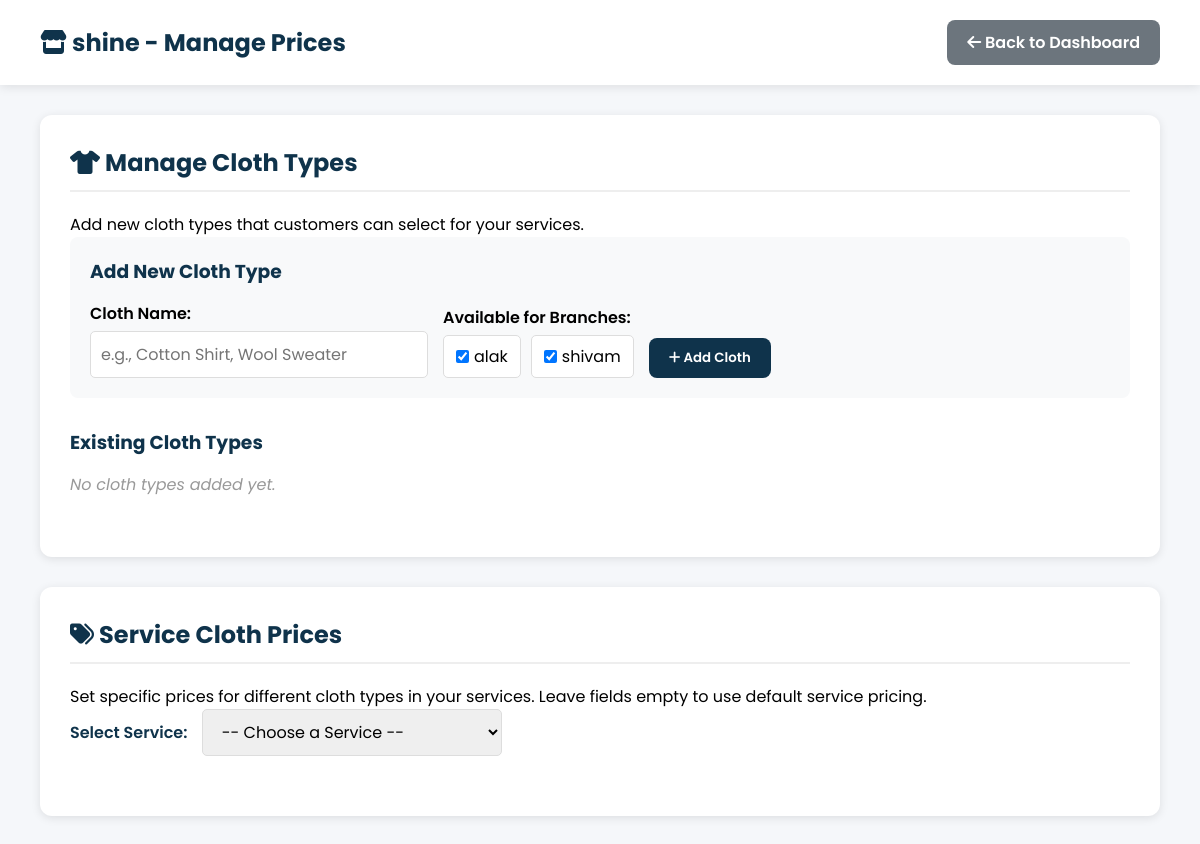
/shop/manage-service-prices/ (signed in), run on an earlier commit of the app's database.
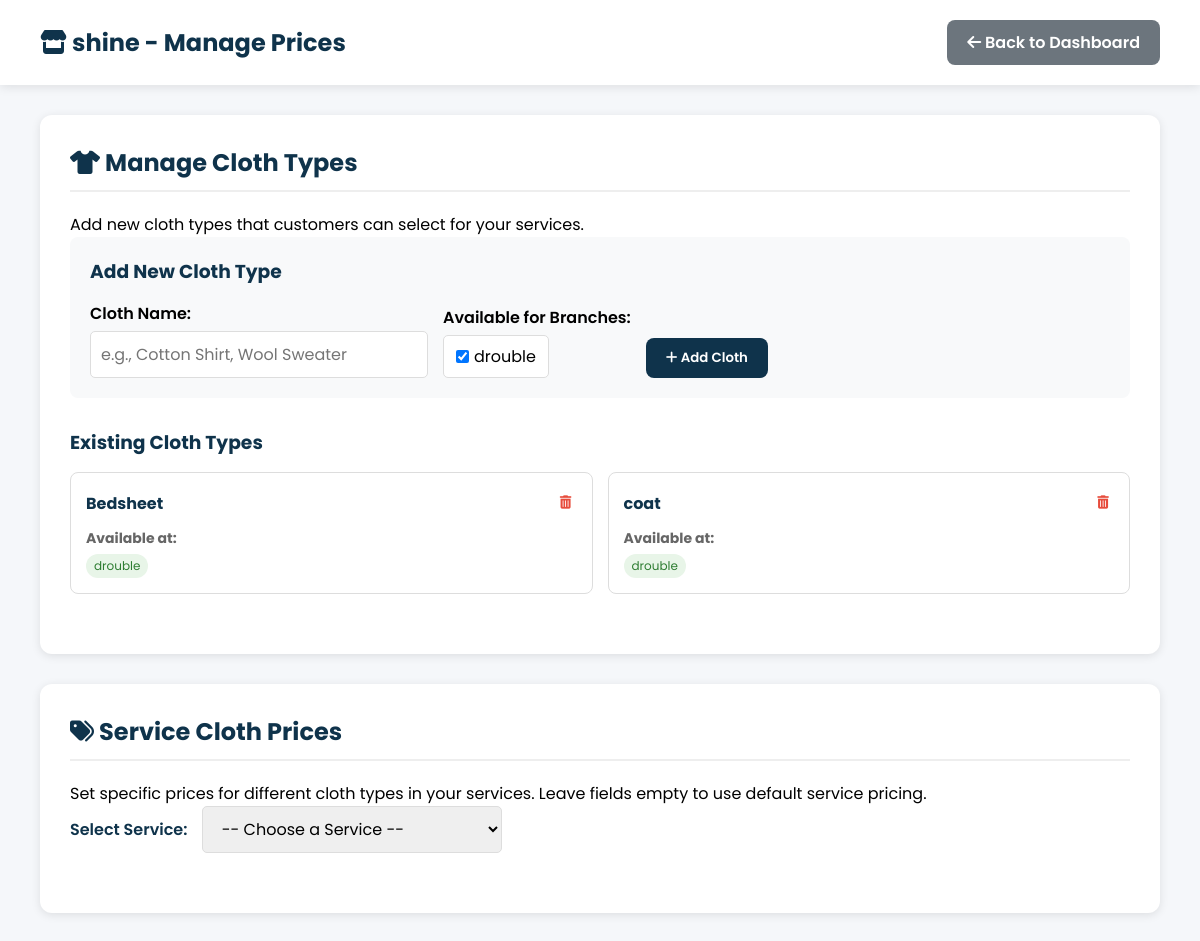
And on a later commit of the database.
### shop/models.py (models this page shows, shortened)
class Branch(models.Model):
    shop = models.ForeignKey(LaundryShop, on_delete=models.CASCADE, related_name='branches')
    name = models.CharField(max_length=100)
    address = models.TextField()
    phone = models.CharField(max_length=15, blank=True)
    created_at = models.DateTimeField(default=timezone.now)
    class Meta:
        unique_together = ('shop', 'name')

class Cloth(models.Model):
    name = models.CharField(max_length=100, unique=True)
    created_at = models.DateTimeField(default=timezone.now)

### shop/views.py (the view, shortened to what this page needs)
# urls.py: path('shop/manage-service-prices/', views.manage_service_prices, name='manage_service_prices'),
@shop_login_required
def manage_service_prices(request):
    shop_id = request.session.get('shop_id')
    shop = get_object_or_404(LaundryShop, id=shop_id)
    branches = Branch.objects.filter(shop=shop)
    services = Service.objects.filter(branch__shop=shop).select_related('branch').prefetch_related('cloth_prices__cloth')
    available_cloth_ids = BranchCloth.objects.filter(branch__shop=shop).values_list('cloth_id', flat=True).distinct()
    clothes = Cloth.objects.filter(id__in=available_cloth_ids).order_by('name')
    services_data = []
    for service in services:
        cloth_prices_dict = {}
        for cloth_price in service.cloth_prices.all():
            cloth_prices_dict[cloth_price.cloth.id] = cloth_price.price
        cloth_data = []
        for cloth in clothes:
            cloth_data.append({
                'cloth': cloth,
                'price': cloth_prices_dict.get(cloth.id, None)
            })
        services_data.append({
            'service': service,
            'cloth_data': cloth_data,
        })
    cloth_data = []
    for cloth in clothes:
        available_branches = BranchCloth.objects.filter(cloth=cloth, branch__shop=shop).select_related('branch')
        branch_names = [bc.branch.name for bc in available_branches]
        cloth_data.append({
            'cloth': cloth,
            'available_branches': branch_names,
        })
    context = {
        'shop': shop,
        'services_data': services_data,
        'clothes': clothes,
        'cloth_data': cloth_data,
        'branches': branches,
    }
    return render(request, 'manage_service_prices.html', context)

### shop/views.py (called while the page is built)
def is_shop_logged_in(request):
    return 'shop_id' in request.session

def shop_login_required(view_func):
    from functools import wraps
    @wraps(view_func)
    def wrapper(request, *args, **kwargs):
        if not is_shop_logged_in(request):
            messages.error(request, "Please login to access this page")
            return redirect("shop_login")
        return view_func(request, *args, **kwargs)
    return wrapper

### shop/templates/manage_service_prices.html (shortened to what the changed rows need)
{% load static %}
<!DOCTYPE html>
<html lang="en">
<head>
    <link rel="stylesheet" href="https://cdnjs.cloudflare.com/ajax/libs/font-awesome/6.0.0-beta3/css/all.min.css">
</head>
<body>
    <div class="header">
        <div>
            <h1><i class="fas fa-store"></i> {{ shop.name }} - Manage Prices</h1>
        </div>
    </div>
    <div class="container">
        <div class="section">
            <h2><i class="fas fa-tshirt"></i> Manage Cloth Types</h2>
            <div style="margin-bottom: 30px; padding: 20px; background: #f8f9fa; border-radius: 8px;">
                <form method="post" style="display: flex; flex-direction: column; gap: 15px;">
                    <div style="display: flex; gap: 15px; align-items: end;">
                        <div>
                            <div style="display: flex; gap: 10px; flex-wrap: wrap;">
                                {% for branch in branches %}
                                    <label style="display: flex; align-items: center; gap: 5px; background: white; padding: 8px 12px; border-radius: 5px; border: 1px solid #ddd;">
                                        <input type="checkbox" name="branches" value="{{ branch.id }}" checked>
                                        {{ branch.name }}
                                    </label>
                                {% endfor %}
                            </div>
                        </div>
                    </div>
                </form>
            </div>
            <div style="margin-bottom: 30px;">
                <h3 style="color: var(--primary-color); margin-bottom: 15px;">Existing Cloth Types</h3>
                {% if cloth_data %}
                    <div style="display: grid; grid-template-columns: repeat(auto-fit, minmax(300px, 1fr)); gap: 15px;">
                        {% for cloth_item in cloth_data %}
                            <div style="background: white; border: 1px solid #ddd; border-radius: 8px; padding: 15px;">
                                <div style="display: flex; justify-content: space-between; align-items: center; margin-bottom: 10px;">
                                    <strong style="color: var(--primary-color); font-size: 16px;">{{ cloth_item.cloth.name }}</strong>
                                    <form method="post" style="display: inline; margin: 0;" onsubmit="return confirm('Are you sure you want to delete this cloth type? This action cannot be undone.');">
                                        <button type="submit" style="background: none; border: none; color: #e74c3c; cursor: pointer; padding: 5px; border-radius: 3px;" title="Delete cloth type" onmouseover="this.style.background='#ffeaea'" onmouseout="this.style.background='none'">
                                            <i class="fas fa-trash-alt"></i>
                                        </button>
                                    </form>
                                </div>
                                <div style="font-size: 14px; color: #666;">
                                    <strong>Available at:</strong>
                                    <div style="margin-top: 5px; display: flex; flex-wrap: wrap; gap: 5px;">
                                        {% for branch_name in cloth_item.available_branches %}
                                            <span style="background: #e8f5e8; color: #2e7d32; padding: 3px 8px; border-radius: 12px; font-size: 12px;">
                                                {{ branch_name }}
                                            </span>
                                        {% endfor %}
                                    </div>
                                </div>
                            </div>
                        {% endfor %}
                    </div>
                {% else %}
                    <p style="color: #999; font-style: italic;">No cloth types added yet.</p>
                {% endif %}
            </div>
        </div>
        <div class="section">
            <h2><i class="fas fa-tags"></i> Service Cloth Prices</h2>
        </div>
    </div>
</body>
</html>

What changed in the data, as far as the page shows it:
removed Branch: name "alak"
removed Branch: name "shivam"
added Branch: name "drouble", available_branches "drouble" "drouble"
added Cloth: cloth.name "Bedsheet"
added Cloth: cloth.name "coat"
Also different on the page:
text no longer shown: "No cloth types added yet."
